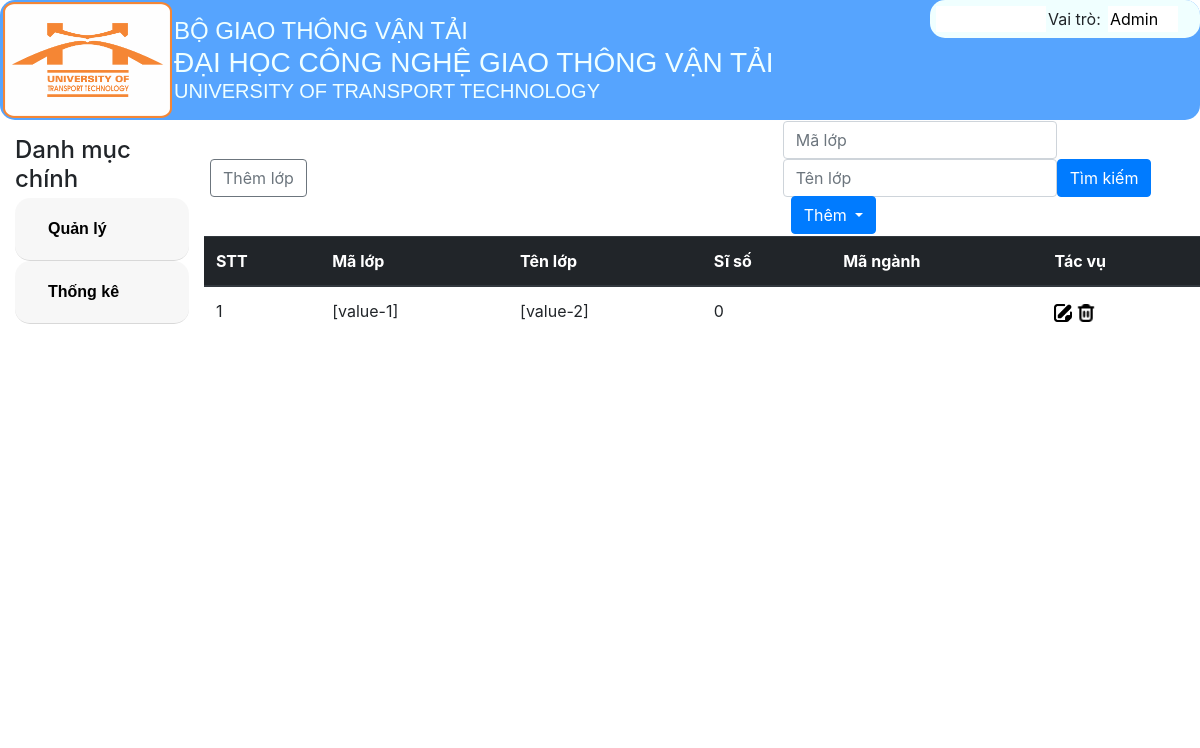
/DanhSachLop/, run on an earlier commit of the app's database.
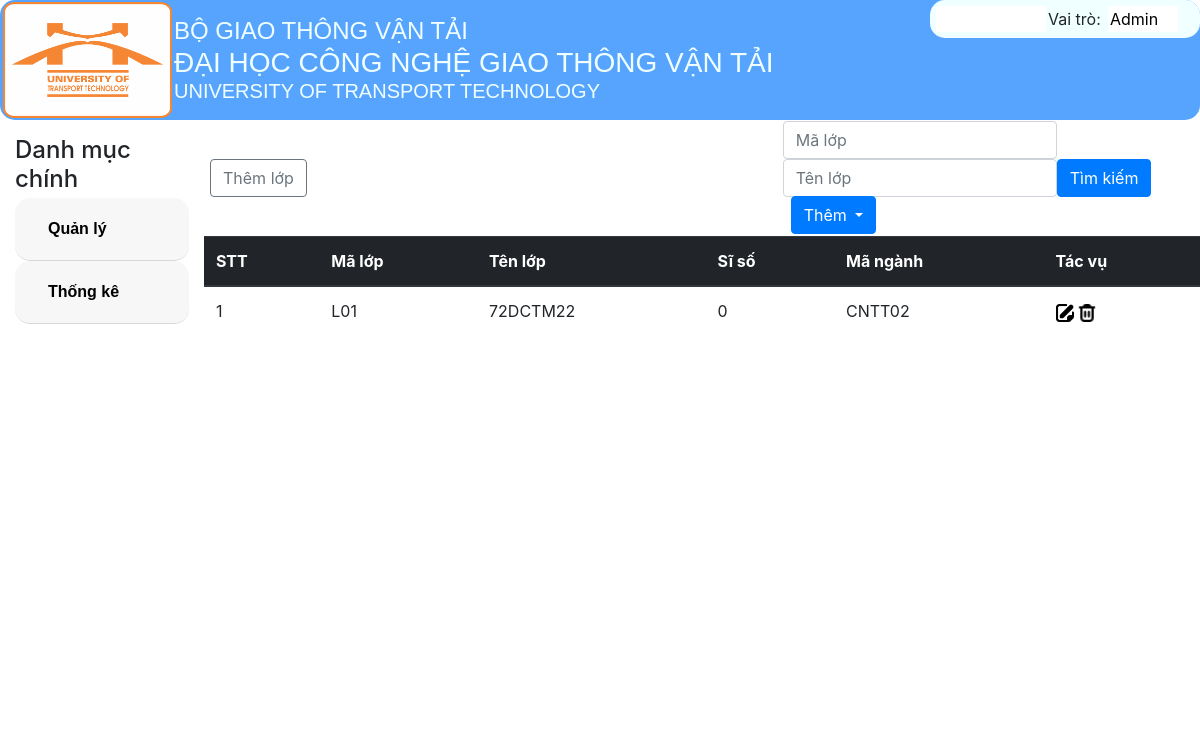
And on a later commit of the database.
### tables this page shows
CREATE TABLE `lop` (
  `malop` varchar(30) NOT NULL,
  `tenlop` varchar(30) NOT NULL,
  `siso` varchar(10) NOT NULL,
  `manganh` varchar(30) NOT NULL
);

### MVC/Core/controller.php (called while the page is built, shortened)
<?php
class Controller
{
    public function mode($mode){
        return new $mode;
    }
    function view($view, $data= []){
        include_once './MVC/Views/'.$view.'.php';
    }
}

### MVC/Controllers/DanhSachLop.php (called while the page is built, shortened)
<?php
class DanhSachLop extends Controller
{
    protected $lop;
    function __construct()
    {
        $this->lop = $this->mode('Lop');
    }
    function Get_data()
    {
        $this->view('MasterLayoutAD', [
            'page' => 'Lop_v',
            'dulieu' => $this->lop->lop_find('', '')
        ]);
    }
}

### MVC/Core/app.php (called while the page is built, shortened)
<?php
class app
{
    protected $action = 'Get_data';
    function __construct()
    {
        $arr = $this->ProcessURL();
        if($arr!=null){
            if(file_exists("./MVC/Controllers/".$arr[0].".php")){
                $this->controller=$arr[0];
                unset($arr[0]);
            }
        }
        $this->controller=new $this->controller;
        if(isset($arr[1])){
            unset($arr[1]);
        }
        $this->params=$arr?array_values($arr):[];
        call_user_func_array([$this->controller,$this->action],$this->params);
    }
    function ProcessURL(){
        if(isset($_GET['url'])){
            return explode("/",filter_var(trim($_GET['url']),FILTER_DEFAULT));
        }
    }
}
?>

### index.php (called while the page is built, shortened)
<?php
$myapp = new app();
?>

### MVC/Core/connectDB.php (called while the page is built, shortened)
<?php
class connectDB{
    protected $servername="localhost";
    protected $username="root";
    protected $password="";
    protected $dbname="btl_quanlydiem";
    function __construct(){
        $this->con=mysqli_connect($this->servername,$this->username,$this->password,$this->dbname);
    }
}
?>

### MVC/Models/Lop.php (called while the page is built, shortened)
<?php
class Lop extends connectDB{
    function lop_find($malop,$tenlop){
        $sql_lop_find="SELECT * FROM lop where malop like '%$malop%' and tenlop like '%$tenlop%'";
        return mysqli_query($this->con,$sql_lop_find);
    }
}

### MVC/Views/Pages/Lop_v.php (the view, shortened to what this page needs)
<!DOCTYPE html>
<html lang="en">
<head>
   <link rel="stylesheet" href="Public/Css/style.css">
   <link rel="stylesheet" href="Public/Css/css_bootstrap.min.css">
   <link rel="stylesheet" href="https://stackpath.bootstrapcdn.com/bootstrap/4.1.1/css/bootstrap.min.css">
</head>
<body>
   <table style="width: 100%;">
      <tr>
         <td style="width: 58%;"><a href="http://localhost/BTL_QuanLyDiem/DanhSachLop/Them"><button
                  class="btn btn-outline-secondary" name="btnThemlop" style="margin: 5px;">Thêm
                  lớp</button></a></td>
         <td>
            <form action="http://localhost/BTL_QuanLyDiem/DanhSachLop/Timkiem" method="post">
               <div class="form-inline">
                  <form>
                     <input type="text" name="txtMalop" class="form-control" placeholder="Mã lớp" value="<?php if (isset($data['ml']))
                        echo $data['ml'] ?>">
                        <input type="text" name="txtTenlop" class="form-control" placeholder="Tên lớp" value="<?php if (isset($data['tl']))
                        echo $data['tl'] ?>">
                        <input type="submit" class="btn btn-primary" name="btnTimkiem" value="Tìm kiếm">
                     </form>
                     <button class="btn btn-primary dropdown-toggle" type="button" id="dropdownMenuButton"
                        data-toggle="dropdown" style="position: relative; left: 8px; top: -1px;">
                        Thêm
                     </button>
                  </div>
            </td>
         </tr>
      </table>
      <table class="table">
         <thead class="thead-dark">
            <tr>
               <th>STT</th>
               <th>Mã lớp</th>
               <th>Tên lớp</th>
               <th>Sĩ số</th>
               <th>Mã ngành</th>
               <th>Tác vụ</th>
            </tr>
         </thead>
         <tbody>
            <?php
                     if (isset($data['dulieu']) && $data['dulieu'] != null) {
                        $i = 1;
                        while ($row = mysqli_fetch_array($data['dulieu'])) {
                           ?>
               <tr>
                  <td>
                     <?php echo $i++ ?>
                  </td>
                  <td>
                     <?php echo $row['malop'] ?>
                  </td>
                  <td>
                     <?php echo $row['tenlop'] ?>
                  </td>
                  <td>
                     <?php echo $row['siso'] ?>
                  </td>
                  <td>
                     <?php echo $row['manganh'] ?>
                  </td>
                  <td>
                     <a href="http://localhost/BTL_QuanLyDiem/DanhSachLop/Sua/<?php echo $row['malop'] ?>"><img class="icon"
                           src="Public/Images/note.png" alt="note"></a>
                     <a href="http://localhost/BTL_QuanLyDiem/DanhSachLop/Xoa/<?php echo $row['malop'] ?>"><img class="icon"
                           src="Public/Images/trash.png" alt="trash"></a>
                  </td>
               </tr>
               <?php
                        }
                     }
                     ?>
      </tbody>
   </table>
</body>
</html>

What changed in the data, as far as the page shows it:
removed lop: malop "[value-1]", tenlop "[value-2]", siso "0"
added lop: malop "L01", tenlop "72DCTM22", siso "0", manganh "CNTT02"
